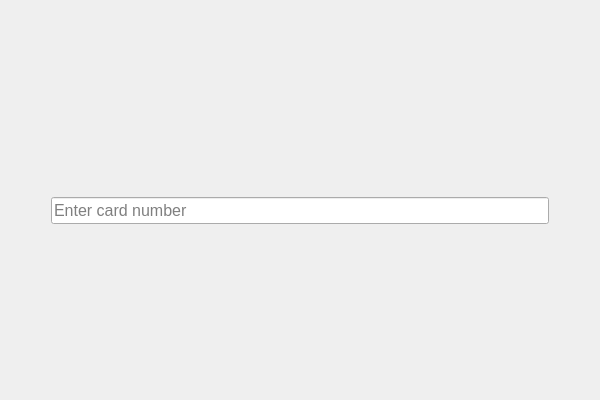
<?xml version="1.0" encoding="UTF-8"?>
<ui version="4.0">
 <class>EnterCardWidgetClass</class>
 <widget class="QWidget" name="EnterCardWidgetClass">
  <property name="geometry">
   <rect>
    <x>0</x>
    <y>0</y>
    <width>600</width>
    <height>400</height>
   </rect>
  </property>
  <property name="windowTitle">
   <string>EnterCardWidget</string>
  </property>
  <layout class="QGridLayout" name="gridLayout">
   <item row="0" column="0">
    <spacer name="horizontalSpacer">
     <property name="orientation">
      <enum>Qt::Orientation::Horizontal</enum>
     </property>
     <property name="sizeType">
      <enum>QSizePolicy::Policy::Preferred</enum>
     </property>
     <property name="sizeHint" stdset="0">
      <size>
       <width>40</width>
       <height>20</height>
      </size>
     </property>
    </spacer>
   </item>
   <item row="0" column="1">
    <layout class="QVBoxLayout" name="verticalLayout">
     <item>
      <spacer name="verticalSpacer">
       <property name="orientation">
        <enum>Qt::Orientation::Vertical</enum>
       </property>
       <property name="sizeType">
        <enum>QSizePolicy::Policy::Expanding</enum>
       </property>
       <property name="sizeHint" stdset="0">
        <size>
         <width>20</width>
         <height>40</height>
        </size>
       </property>
      </spacer>
     </item>
     <item>
      <widget class="QLabel" name="errorInfo">
       <property name="text">
        <string/>
       </property>
      </widget>
     </item>
     <item>
      <widget class="QLineEdit" name="cardForm">
       <property name="font">
        <font>
         <pointsize>12</pointsize>
        </font>
       </property>
       <property name="placeholderText">
        <string>Enter card number</string>
       </property>
      </widget>
     </item>
     <item>
      <spacer name="verticalSpacer_2">
       <property name="orientation">
        <enum>Qt::Orientation::Vertical</enum>
       </property>
       <property name="sizeType">
        <enum>QSizePolicy::Policy::Expanding</enum>
       </property>
       <property name="sizeHint" stdset="0">
        <size>
         <width>20</width>
         <height>40</height>
        </size>
       </property>
      </spacer>
     </item>
    </layout>
   </item>
   <item row="0" column="2">
    <spacer name="horizontalSpacer_2">
     <property name="orientation">
      <enum>Qt::Orientation::Horizontal</enum>
     </property>
     <property name="sizeType">
      <enum>QSizePolicy::Policy::Preferred</enum>
     </property>
     <property name="sizeHint" stdset="0">
      <size>
       <width>40</width>
       <height>20</height>
      </size>
     </property>
    </spacer>
   </item>
  </layout>
 </widget>
 <layoutdefault spacing="6" margin="11"/>
 <resources/>
 <connections/>
</ui>
